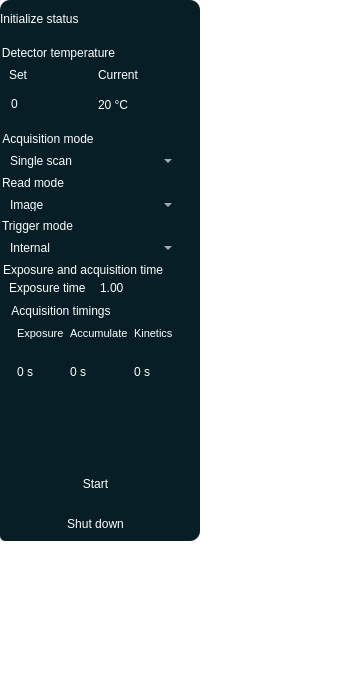
<?xml version="1.0" encoding="UTF-8"?>
<ui version="4.0">
 <class>Form</class>
 <widget class="QWidget" name="Form">
  <property name="geometry">
   <rect>
    <x>0</x>
    <y>0</y>
    <width>358</width>
    <height>681</height>
   </rect>
  </property>
  <property name="sizePolicy">
   <sizepolicy hsizetype="Expanding" vsizetype="Expanding">
    <horstretch>0</horstretch>
    <verstretch>0</verstretch>
   </sizepolicy>
  </property>
  <property name="minimumSize">
   <size>
    <width>200</width>
    <height>0</height>
   </size>
  </property>
  <property name="windowTitle">
   <string>Form</string>
  </property>
  <property name="styleSheet">
   <string notr="true">#MainWindow{
	background-color:  #040f13;
}
/*background-color: rgb(43, 43, 43);*/

QPushButton{}
*{
	border: none;
	background-color: transparent;
	color: #ffffff;
}
#mainFrameSidebar{
	background-color: #071e26;
	border-radius: 10px;
}
QPushButton{
	/*border: 1px solid rgb(89, 89, 89); */
	background-color: #071e26;
	padding: 10px;
	/*background-color: #040f13;*/
	border-radius: 5px;
}
#sidebarVBox{
	background-color: #071e26;
	border-radius: 10px;
}
#letfIconSet{
	background-color: #071e26;
	border-radius: 10px;
}
#mainSection{
	background-color: #071e26;
	border-radius: 10px;
}
#rightBar{
	background-color: #071e26;
	border-radius: 10px;
}
#rightIconSet{
	background-color: #071e26;
	border-radius: 10px;
}
#topWidget{
	background-color: #071e26;
	border-radius: 10px;
}
#bottomWidget{
	background-color: #071e26;
	border-radius: 10px;
}</string>
  </property>
  <widget class="QFrame" name="mainFrameSidebar">
   <property name="geometry">
    <rect>
     <x>0</x>
     <y>0</y>
     <width>200</width>
     <height>541</height>
    </rect>
   </property>
   <property name="sizePolicy">
    <sizepolicy hsizetype="Expanding" vsizetype="Expanding">
     <horstretch>0</horstretch>
     <verstretch>0</verstretch>
    </sizepolicy>
   </property>
   <property name="minimumSize">
    <size>
     <width>200</width>
     <height>0</height>
    </size>
   </property>
   <property name="frameShape">
    <enum>QFrame::StyledPanel</enum>
   </property>
   <property name="frameShadow">
    <enum>QFrame::Raised</enum>
   </property>
   <widget class="QWidget" name="verticalLayoutWidget">
    <property name="geometry">
     <rect>
      <x>0</x>
      <y>0</y>
      <width>191</width>
      <height>541</height>
     </rect>
    </property>
    <layout class="QVBoxLayout" name="sidebarVBox" stretch="0,0,0,0,0,0,0,0">
     <item>
      <widget class="QLabel" name="InitializeStatusLabel">
       <property name="sizePolicy">
        <sizepolicy hsizetype="Preferred" vsizetype="Preferred">
         <horstretch>0</horstretch>
         <verstretch>0</verstretch>
        </sizepolicy>
       </property>
       <property name="text">
        <string>Initialize status</string>
       </property>
       <property name="margin">
        <number>10</number>
       </property>
      </widget>
     </item>
     <item>
      <widget class="QGroupBox" name="detectorTempretureGBox">
       <property name="sizePolicy">
        <sizepolicy hsizetype="Preferred" vsizetype="Minimum">
         <horstretch>0</horstretch>
         <verstretch>0</verstretch>
        </sizepolicy>
       </property>
       <property name="minimumSize">
        <size>
         <width>0</width>
         <height>80</height>
        </size>
       </property>
       <property name="title">
        <string>Detector temperature</string>
       </property>
       <widget class="QWidget" name="verticalLayoutWidget_3">
        <property name="geometry">
         <rect>
          <x>9</x>
          <y>19</y>
          <width>171</width>
          <height>53</height>
         </rect>
        </property>
        <layout class="QVBoxLayout" name="temperatureVBox">
         <item>
          <layout class="QHBoxLayout" name="temperatureLabelHBox">
           <item>
            <widget class="QLabel" name="setTemperatureLabel">
             <property name="text">
              <string>Set</string>
             </property>
            </widget>
           </item>
           <item>
            <widget class="QLabel" name="currentTemperatureLabel">
             <property name="text">
              <string>Current</string>
             </property>
            </widget>
           </item>
          </layout>
         </item>
         <item>
          <layout class="QHBoxLayout" name="temperatureValuesHBox">
           <item>
            <widget class="QSpinBox" name="setTemperature">
             <property name="minimum">
              <number>-90</number>
             </property>
             <property name="maximum">
              <number>30</number>
             </property>
            </widget>
           </item>
           <item>
            <widget class="QLabel" name="currentTemperature">
             <property name="text">
              <string>20 °C</string>
             </property>
            </widget>
           </item>
          </layout>
         </item>
        </layout>
       </widget>
      </widget>
     </item>
     <item>
      <widget class="QGroupBox" name="acquisitionModeGBox">
       <property name="title">
        <string>Acquisition mode</string>
       </property>
       <widget class="QComboBox" name="acquisitionModeCBox">
        <property name="geometry">
         <rect>
          <x>5</x>
          <y>20</y>
          <width>171</width>
          <height>22</height>
         </rect>
        </property>
        <item>
         <property name="text">
          <string>Single scan</string>
         </property>
        </item>
        <item>
         <property name="text">
          <string>Accumulate</string>
         </property>
        </item>
        <item>
         <property name="text">
          <string>Kinetics</string>
         </property>
        </item>
        <item>
         <property name="text">
          <string>Fast kinetics</string>
         </property>
        </item>
        <item>
         <property name="text">
          <string>Run till abort</string>
         </property>
        </item>
       </widget>
      </widget>
     </item>
     <item>
      <widget class="QGroupBox" name="readModeGBox">
       <property name="title">
        <string>Read mode</string>
       </property>
       <widget class="QComboBox" name="readModeCBox">
        <property name="geometry">
         <rect>
          <x>5</x>
          <y>20</y>
          <width>171</width>
          <height>22</height>
         </rect>
        </property>
        <item>
         <property name="text">
          <string>Image</string>
         </property>
        </item>
        <item>
         <property name="text">
          <string>Single track</string>
         </property>
        </item>
        <item>
         <property name="text">
          <string>Multi track</string>
         </property>
        </item>
        <item>
         <property name="text">
          <string>Full vertical binning</string>
         </property>
        </item>
        <item>
         <property name="text">
          <string>Random track</string>
         </property>
        </item>
       </widget>
      </widget>
     </item>
     <item>
      <widget class="QGroupBox" name="triggerModeGBox">
       <property name="title">
        <string>Trigger mode</string>
       </property>
       <widget class="QComboBox" name="triggerModeCBox">
        <property name="geometry">
         <rect>
          <x>5</x>
          <y>20</y>
          <width>171</width>
          <height>22</height>
         </rect>
        </property>
        <item>
         <property name="text">
          <string>Internal</string>
         </property>
        </item>
        <item>
         <property name="text">
          <string>External</string>
         </property>
        </item>
        <item>
         <property name="text">
          <string>External start</string>
         </property>
        </item>
        <item>
         <property name="text">
          <string>External exposure bulb</string>
         </property>
        </item>
        <item>
         <property name="text">
          <string>External FVB EM</string>
         </property>
        </item>
        <item>
         <property name="text">
          <string>Software trigger</string>
         </property>
        </item>
        <item>
         <property name="text">
          <string>External charge shifting</string>
         </property>
        </item>
       </widget>
      </widget>
     </item>
     <item>
      <widget class="QGroupBox" name="exposureGBox">
       <property name="sizePolicy">
        <sizepolicy hsizetype="Preferred" vsizetype="Preferred">
         <horstretch>0</horstretch>
         <verstretch>0</verstretch>
        </sizepolicy>
       </property>
       <property name="minimumSize">
        <size>
         <width>176</width>
         <height>200</height>
        </size>
       </property>
       <property name="title">
        <string>Exposure and acquisition time</string>
       </property>
       <widget class="QWidget" name="verticalLayoutWidget_4">
        <property name="geometry">
         <rect>
          <x>9</x>
          <y>19</y>
          <width>171</width>
          <height>184</height>
         </rect>
        </property>
        <layout class="QVBoxLayout" name="exposureAcquisitionVBox">
         <item>
          <layout class="QVBoxLayout" name="exposureVBox">
           <item>
            <layout class="QHBoxLayout" name="ExposureTimeHBox">
             <item>
              <widget class="QLabel" name="exposureTimeLabel">
               <property name="text">
                <string>Exposure time</string>
               </property>
              </widget>
             </item>
             <item>
              <widget class="QDoubleSpinBox" name="exposureTime">
               <property name="locale">
                <locale language="English" country="UnitedStates"/>
               </property>
               <property name="stepType">
                <enum>QAbstractSpinBox::AdaptiveDecimalStepType</enum>
               </property>
               <property name="value">
                <double>1.000000000000000</double>
               </property>
              </widget>
             </item>
            </layout>
           </item>
          </layout>
         </item>
         <item>
          <widget class="QGroupBox" name="acquisitionTimingsGBox">
           <property name="sizePolicy">
            <sizepolicy hsizetype="Preferred" vsizetype="Preferred">
             <horstretch>0</horstretch>
             <verstretch>0</verstretch>
            </sizepolicy>
           </property>
           <property name="minimumSize">
            <size>
             <width>0</width>
             <height>80</height>
            </size>
           </property>
           <property name="title">
            <string>Acquisition timings</string>
           </property>
           <widget class="QWidget" name="gridLayoutWidget">
            <property name="geometry">
             <rect>
              <x>8</x>
              <y>15</y>
              <width>159</width>
              <height>71</height>
             </rect>
            </property>
            <layout class="QGridLayout" name="AcquisitionTimingsHBox">
             <item row="0" column="0">
              <widget class="QLabel" name="exposureLabel">
               <property name="font">
                <font>
                 <pointsize>8</pointsize>
                </font>
               </property>
               <property name="text">
                <string>Exposure</string>
               </property>
              </widget>
             </item>
             <item row="0" column="2">
              <widget class="QLabel" name="kineticsLabel">
               <property name="font">
                <font>
                 <pointsize>8</pointsize>
                </font>
               </property>
               <property name="text">
                <string>Kinetics</string>
               </property>
              </widget>
             </item>
             <item row="0" column="1">
              <widget class="QLabel" name="accumulateLabel">
               <property name="font">
                <font>
                 <pointsize>8</pointsize>
                </font>
               </property>
               <property name="text">
                <string>Accumulate</string>
               </property>
              </widget>
             </item>
             <item row="1" column="0">
              <widget class="QLabel" name="exposureValue">
               <property name="text">
                <string>0 s</string>
               </property>
              </widget>
             </item>
             <item row="1" column="1">
              <widget class="QLabel" name="accumulateValue">
               <property name="text">
                <string>0 s</string>
               </property>
              </widget>
             </item>
             <item row="1" column="2">
              <widget class="QLabel" name="kineticsValue">
               <property name="text">
                <string>0 s</string>
               </property>
              </widget>
             </item>
            </layout>
           </widget>
          </widget>
         </item>
        </layout>
       </widget>
      </widget>
     </item>
     <item>
      <widget class="QPushButton" name="acquireSpectumBtn">
       <property name="sizePolicy">
        <sizepolicy hsizetype="Minimum" vsizetype="Fixed">
         <horstretch>0</horstretch>
         <verstretch>0</verstretch>
        </sizepolicy>
       </property>
       <property name="baseSize">
        <size>
         <width>0</width>
         <height>0</height>
        </size>
       </property>
       <property name="text">
        <string>Start</string>
       </property>
      </widget>
     </item>
     <item>
      <widget class="QPushButton" name="shutDownBtn">
       <property name="sizePolicy">
        <sizepolicy hsizetype="Minimum" vsizetype="Fixed">
         <horstretch>0</horstretch>
         <verstretch>0</verstretch>
        </sizepolicy>
       </property>
       <property name="text">
        <string>Shut down</string>
       </property>
      </widget>
     </item>
    </layout>
   </widget>
  </widget>
 </widget>
 <resources/>
 <connections/>
</ui>
